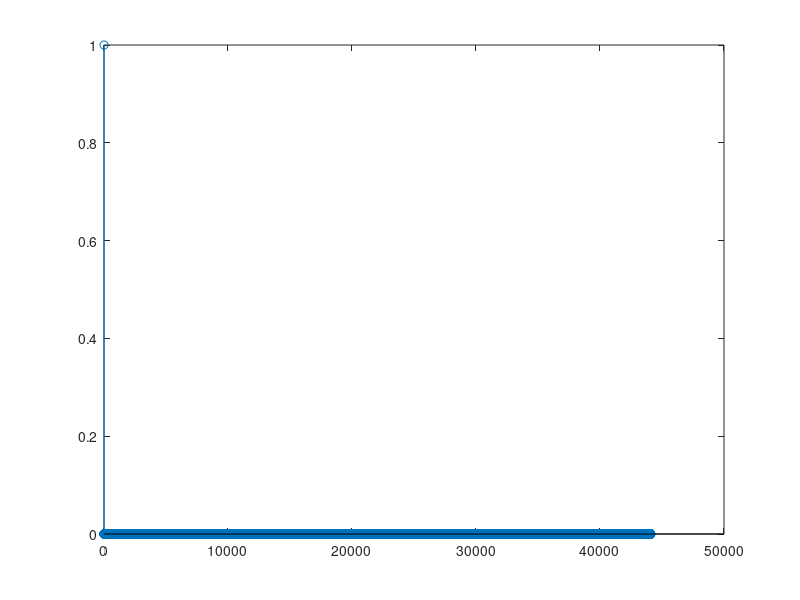

Source code (MATLAB):
fs = 44100;     % sampling rate
dur = 1;        % duration (seconds)
Ns = dur*fs;    % number of samples

fmin = 20;      % lowest frequency (Hz)
Tmax = 1/fmin;  % max period of lowest freq (seconds)
Mmax = Tmax*fs;   % maximum delay = fs/f0;
                  
%Mmax = 10;

f0 = 220;
M = round(fs/f0);
%M = A0 + A*sin(...)
g = .8;


B = [.5 .5];
A = 1;

state = 0;

dline = zeros(Mmax, 1);
x = [1; zeros(Ns-1, 1)]; % input signal
y = zeros(Ns, 1);        % output signal
iptr = 1;                % input pointer
optr = 1;                % output pointer

for n = 1:Ns
    
    % set out pointer relative to in pointer
    optr = iptr - M;
    if (optr < 1) 
        optr = optr + Mmax; 
    end
    
    % write to delay line
    dline(iptr) = y(n);
    
    z = dline(optr);
    [z, state] = filter(B,A,z,state);

    y(n) = x(n) + g*z;

    % read from delay line
    %y(n) = x(n) + g*dline(optr); % x(n) + x(n-M)
    
    % increment (in) pointer
    iptr = iptr + 1;
    if (iptr > Mmax) 
        iptr = iptr - Mmax; 
    end
end

% Matlab implementation 
% (not time varying, at least like this...)
B = 1; 
A = [1 zeros(1,M-1) -g];
y2 = filter(B, A, x);

% plot(abs(fft(y2)))
stem(y);
%freqz(B,A);     % plot the magnitude in dB
                % also the phase response